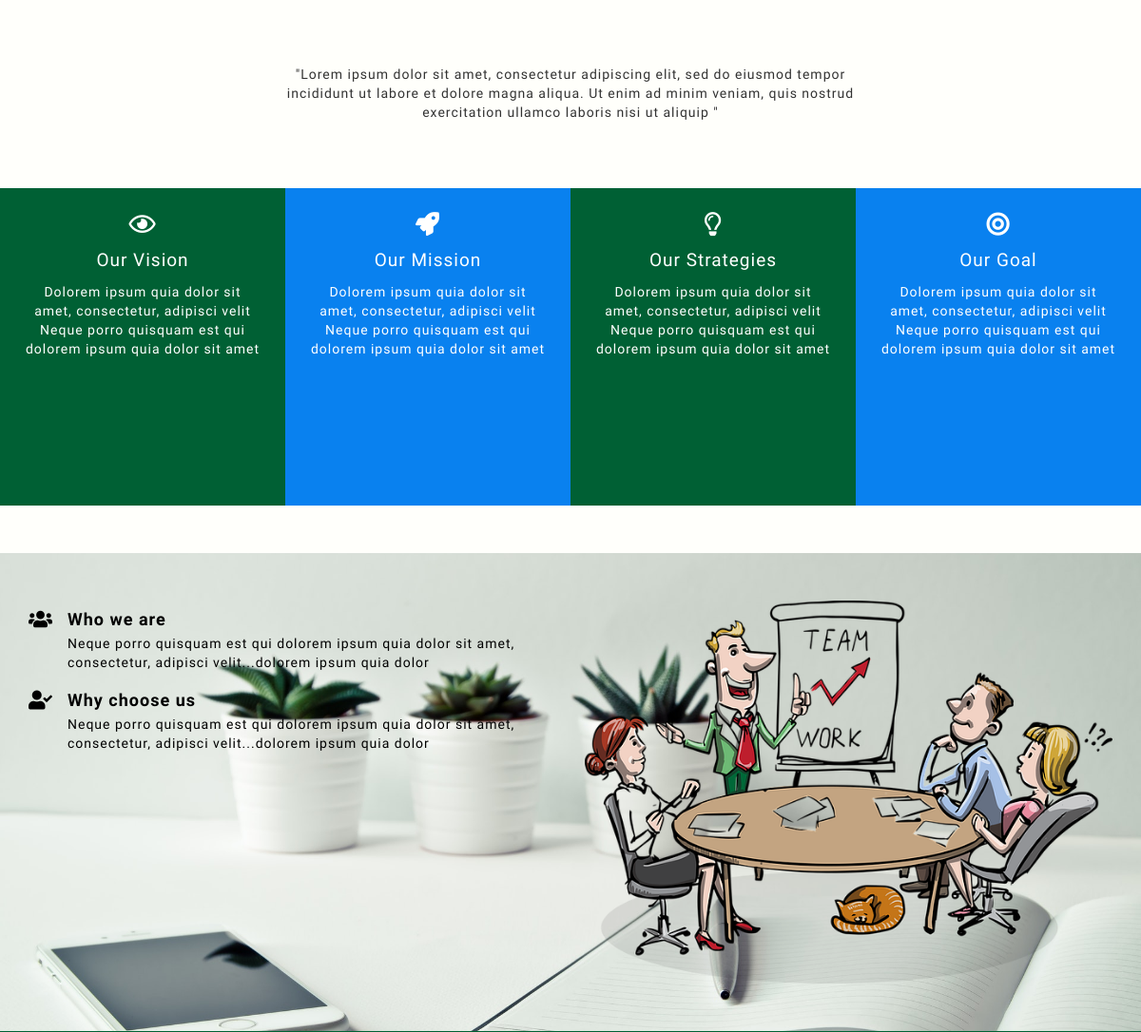
Page /about/ (middle part) on the earlier database version.
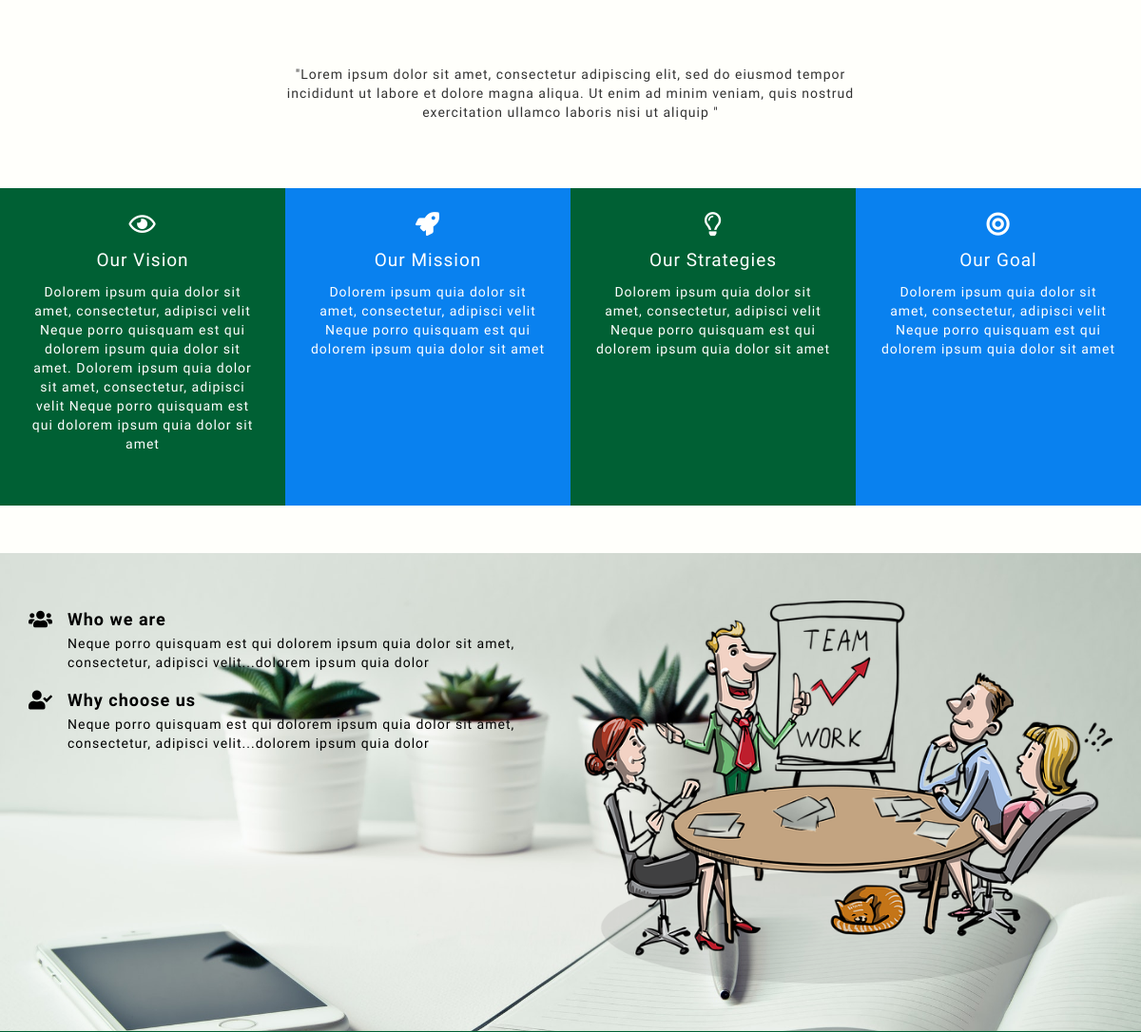
Same page on the later database version.
### djgroup/models.py (models this page shows)
class AboutUs(models.Model):
    description = models.TextField()
    mission = models.TextField()
    vision = models.TextField()
    strategy = models.TextField()
    goal = models.TextField()
    who_we_are = models.TextField()
    why_choose_us = models.TextField()
    how_we_work = models.ImageField(upload_to='about', default=None)
    best_for = models.TextField()
    bg_image = models.ImageField(upload_to='about', default=None)
    created = models.DateTimeField(auto_now_add=True)
    updated = models.DateTimeField(auto_now=True)
    class Meta:
        verbose_name_plural = 'About Us'

### djgroup/views.py (the view)
# urls.py: path('about/', views.about, name='about'),
def about(request):
    abouts = AboutUs.objects.all().order_by('-created')[0:1]
    context = {'abouts': abouts}
    return render(request, 'djgroup/about.html', context)

### djgroup/context_processor.py (called while the page is built)
def site_setting(request):
    settings = SiteSetting.objects.all().order_by('-created')[0:1]
    abouts = AboutUs.objects.all().order_by('-created')[0:1]
    banners = Banner.objects.all().order_by('-created')[0:1]
    return {'settings': settings, 'abouts': abouts, 'banners': banners}

### templates/djgroup/about.html (shortened to what this page needs)
{% extends 'djgroup/index.html' %}
{% load static %}
{% block content %}
{% for about in abouts %}
<section class="about">
    <div class="about-text">
        <p>{{ about.description }}</p>
    </div>
</section>
<section class="target">
    <div class="row target-text">
        <div class="col-lg-3 col-md-3 col-sm-6 col-xs-12 test">
            <div class="mission green">
                <div class="mission-icon"><i class="far fa-eye"></i></div>
                <div class="mission-title">Our Vision</div>
                <div class="mission-text">{{ about.vision }}</div>
            </div>
        </div>
        <div class="col-lg-3 col-md-3 col-sm-6 col-xs-12 test">
            <div class="mission blue">
                <div class="mission-icon"><i class="fas fa-rocket"></i></div>
                <div class="mission-title">Our Mission</div>
                <div class="mission-text">{{ about.mission }}</div>
            </div>
        </div>
        <div class="col-lg-3 col-md-3 col-sm-6 col-xs-12 test">
            <div class="mission green">
                <div class="mission-icon"><i class="far fa-lightbulb"></i></div>
                <div class="mission-title">Our Strategies</div>
                <div class="mission-text">{{ about.strategy }}</div>
            </div>
        </div>
        <div class="col-lg-3 col-md-3 col-sm-6 col-xs-12 test">
            <div class="mission blue">
                <div class="mission-icon"><i class="fas fa-bullseye"></i></div>
                <div class="mission-title">Our Goal</div>
                <div class="mission-text">{{ about.goal }}</div>
            </div>
        </div>
    </div>
</section>
<section class="bg-img">
    <div class="container">
        <div class="row">
            <div class="bg-box">
                <div class="col-lg-6 col-md-6 col-sm-12 col-xs-12">
                    <div class="bg-text">
                        <div class="bg-text-left"><i class="fas fa-users"></i></div>
                        <div class="bg-text-right">
                            <h4>Who we are</h4>
                            <p>{{ about.who_we_are }}</p>
                        </div>
                    </div>
                    <div class="bg-text">
                        <div class="bg-text-left"><i class="fas fa-user-check"></i></div>
                        <div class="bg-text-right">
                            <h4>Why choose us</h4>
                            <p>{{ about.why_choose_us }}</p>
                        </div>
                    </div>
                </div>
                <div class="col-lg-6 col-md-6 col-sm-12 col-xs-12">
                    <div class="bg-image">
                        <img src="/media/{{ about.bg_image }}">
                    </div>
                </div>
            </div>
        </div>
    </div>
</section>
{% endfor %}
{% endblock %}

Differences in the rows shown:
changed AboutUs: vision "Dolorem ipsum quia dolor sit amet, consectetur, adipisci velit Neque porro quisquam est qui dolorem ipsum quia dolor sit amet" → "…ipsum quia dolor sit amet. Dolorem ipsum quia dolor sit amet, consectetur, adipisci velit Neque porro quisquam est qui dolorem ipsum quia dolor sit amet"
